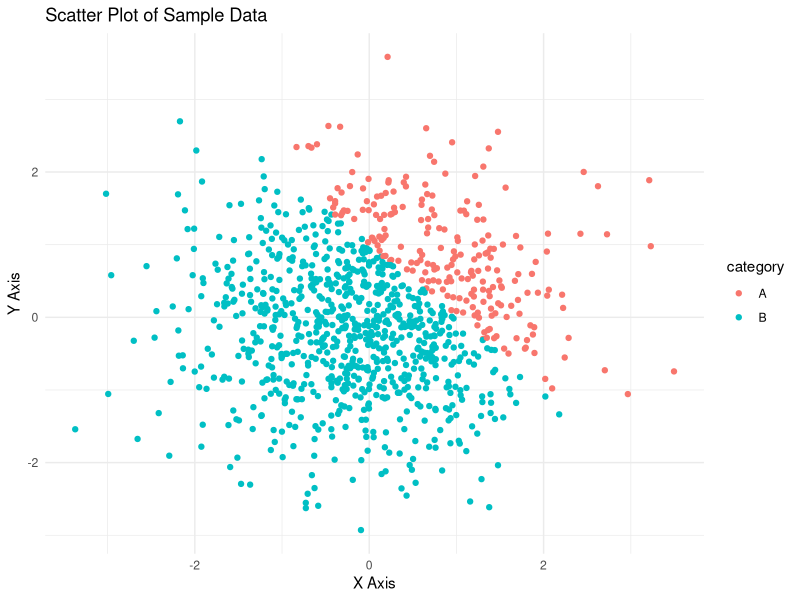
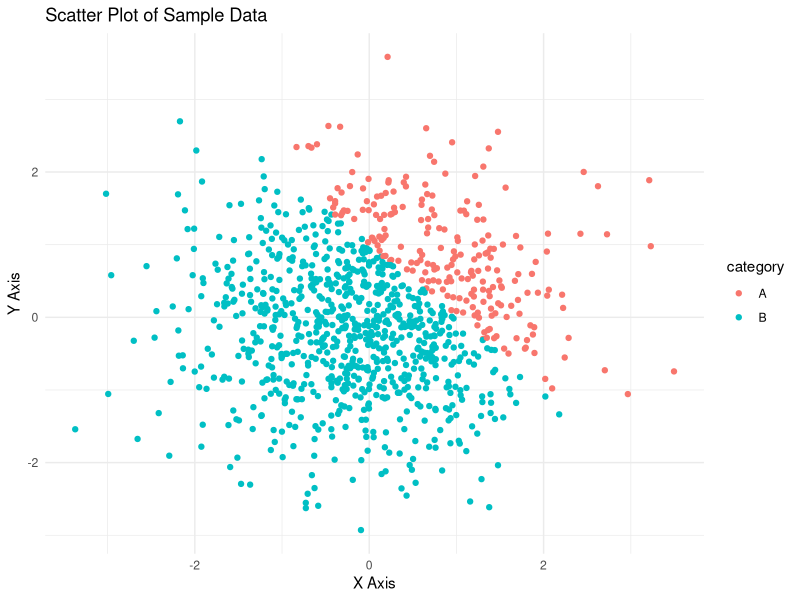

Write the R code that produced these figures, in order.
# Load necessary libraries
library(ggplot2)
library(dplyr)

# Generate sample data
set.seed(42)
data <- data.frame(
  x = rnorm(1000),
  y = rnorm(1000)
)

# Data transformation
data <- data %>%
  mutate(
    z = x + y,
    category = ifelse(z > 1, "A", "B")
  )

# Plot the data
ggplot(data, aes(x = x, y = y, color = category)) +
  geom_point() +
  theme_minimal() +
  labs(
    title = "Scatter Plot of Sample Data",
    x = "X Axis",
    y = "Y Axis"
  )

# Save the plot
ggsave("scatter_plot.png")

# Additional analysis
summary_stats <- data %>%
  group_by(category) %>%
  summarise(
    mean_x = mean(x),
    mean_y = mean(y),
    mean_z = mean(z),
    sd_x = sd(x),
    sd_y = sd(y),
    sd_z = sd(z)
  )

print(summary_stats)

# Save the summary statistics to a CSV file
write.csv(summary_stats, "summary_stats.csv", row.names = FALSE)